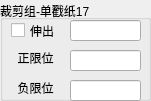
    <widget class="QGroupBox" name="Cylinder_30">
     <property name="geometry">
      <rect>
       <x>410</x>
       <y>440</y>
       <width>151</width>
       <height>101</height>
      </rect>
     </property>
     <property name="title">
      <string>裁剪组-单戳纸17</string>
     </property>
     <property name="alignment">
      <set>Qt::AlignLeading|Qt::AlignLeft|Qt::AlignVCenter</set>
     </property>
     <widget class="QCheckBox" name="check_OpenCylinder_30">
      <property name="geometry">
       <rect>
        <x>11</x>
        <y>21</y>
        <width>61</width>
        <height>19</height>
       </rect>
      </property>
      <property name="sizePolicy">
       <sizepolicy hsizetype="Minimum" vsizetype="Fixed">
        <horstretch>0</horstretch>
        <verstretch>0</verstretch>
       </sizepolicy>
      </property>
      <property name="text">
       <string>伸出</string>
      </property>
     </widget>
     <widget class="QLineEdit" name="lineEdit_CylinderCmd_30">
      <property name="geometry">
       <rect>
        <x>70</x>
        <y>20</y>
        <width>71</width>
        <height>21</height>
       </rect>
      </property>
      <property name="text">
       <string/>
      </property>
     </widget>
     <widget class="QLineEdit" name="lineEdit_CylinderPosStatus_30">
      <property name="geometry">
       <rect>
        <x>70</x>
        <y>50</y>
        <width>71</width>
        <height>21</height>
       </rect>
      </property>
      <property name="text">
       <string/>
      </property>
      <property name="alignment">
       <set>Qt::AlignCenter</set>
      </property>
     </widget>
     <widget class="QLabel" name="label_CylinderPosStatus_30">
      <property name="geometry">
       <rect>
        <x>10</x>
        <y>50</y>
        <width>51</width>
        <height>16</height>
       </rect>
      </property>
      <property name="text">
       <string>正限位</string>
      </property>
      <property name="alignment">
       <set>Qt::AlignCenter</set>
      </property>
     </widget>
     <widget class="QLineEdit" name="lineEdit_CylinderNegStatus_30">
      <property name="geometry">
       <rect>
        <x>70</x>
        <y>80</y>
        <width>71</width>
        <height>21</height>
       </rect>
      </property>
      <property name="text">
       <string/>
      </property>
      <property name="alignment">
       <set>Qt::AlignCenter</set>
      </property>
     </widget>
     <widget class="QLabel" name="label_CylinderNegStatus_30">
      <property name="geometry">
       <rect>
        <x>10</x>
        <y>80</y>
        <width>51</width>
        <height>16</height>
       </rect>
      </property>
      <property name="text">
       <string>负限位</string>
      </property>
      <property name="alignment">
       <set>Qt::AlignCenter</set>
      </property>
     </widget>
    </widget>
